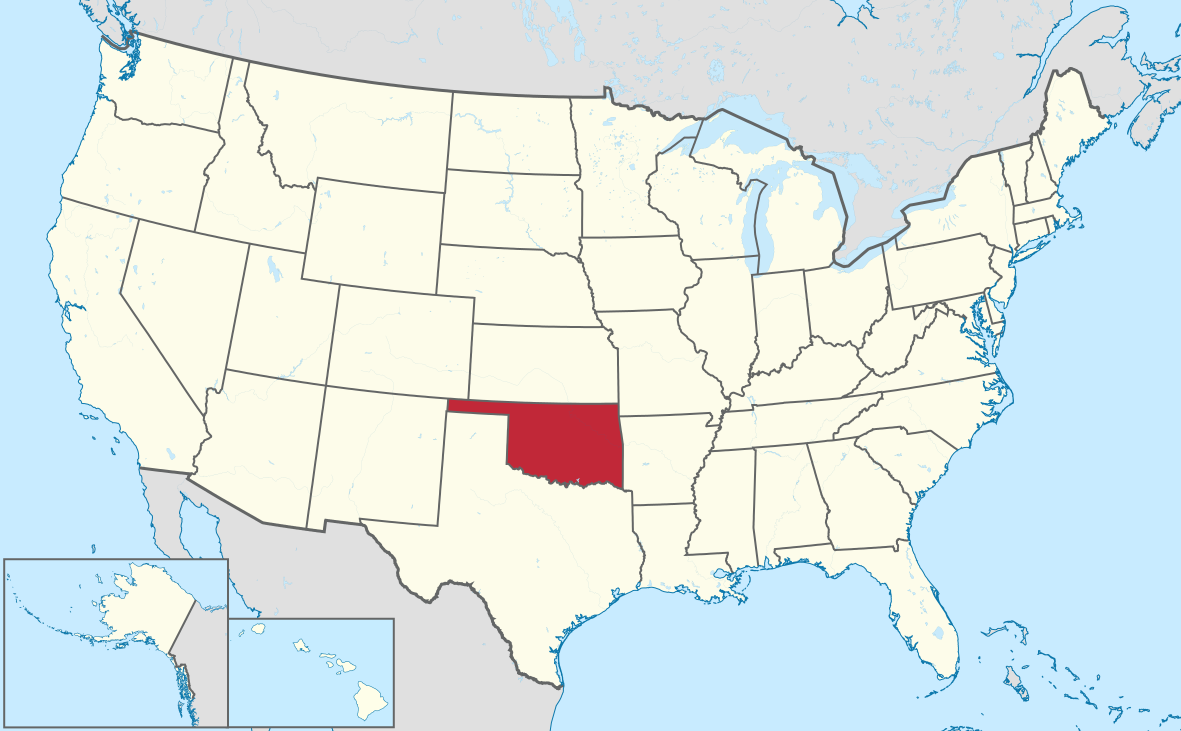
#> input picture module-2/visualizing-real-world-data/your-code/data/oklahoma_state.png, 1181 x 731 px
$ jupyter execute --allow-errors 'Oklahoma Quakes - Real world data Project.ipynb'   (shell and % lines are left out)
#> lines starting #> are read from the running program, lines starting #| are printed output that depends on the picture
# VISUALIZING REAL WORLD DATA

[cell 1]
import pandas as pd
import numpy as np
import matplotlib.pyplot as plt
import seaborn as sns
from datetime import datetime
import math
import re
from PIL import Image


from IPython.core.display import display, HTML
display(HTML("<style>.container { width:100% !important; }</style>"))

Visit this dataset:<br>
* [Ohhhhh Oklahoma Quakes!](https://www.kaggle.com/ksuchris2000/oklahoma-earthquakes-and-saltwater-injection-wells)

___

## Brief class about Continental plates: North America

[cell 2]
plt.close('all')
img1 = Image.open("data/oklahoma_state.png")
#> img1 is the input picture: PIL image 1181x731 RGB; mean R, G, B 222.2, 233.4, 232.8
img2 = Image.open("data/North_American_Plate.png")
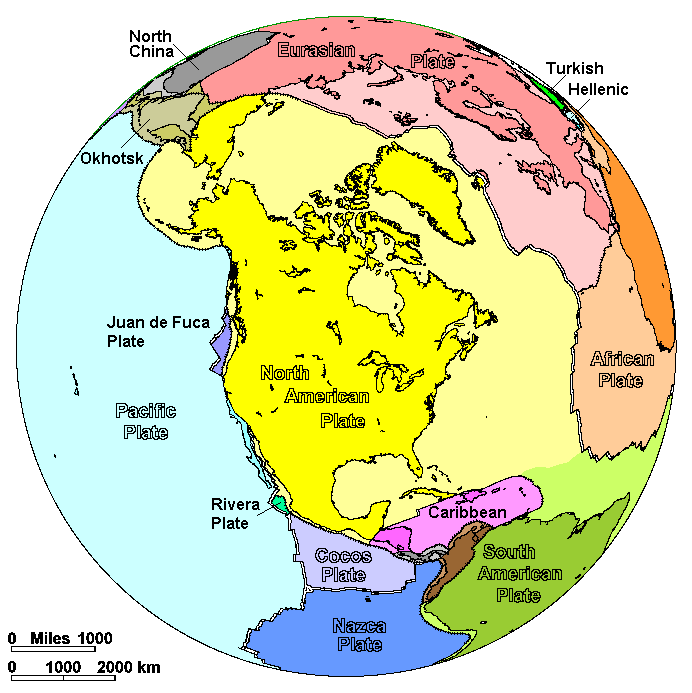
#> input picture module-2/visualizing-real-world-data/your-code/data/North_American_Plate.png, 692 x 693 px
#> img2 is the input picture: PIL image 692x693 RGBA; mean R, G, B, A 217.6, 220.5, 173.6, 255
img3 = Image.open("data/intra_slab_quakes.png")
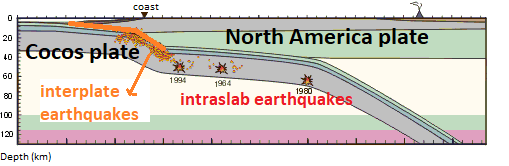
#> input picture module-2/visualizing-real-world-data/your-code/data/intra_slab_quakes.png, 509 x 166 px
#> img3 is the input picture: PIL image 509x166 RGB; mean R, G, B 214.7, 208.9, 202.1
#> (the rest of this cell did not finish here and is left out)
